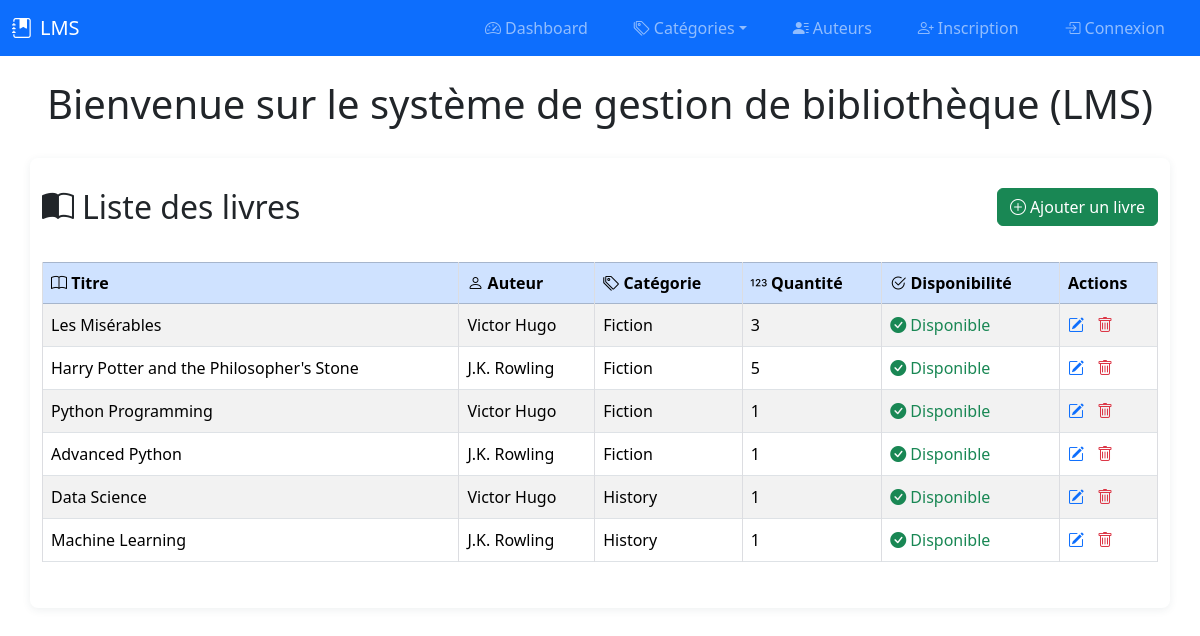
Before: / with the older database file.
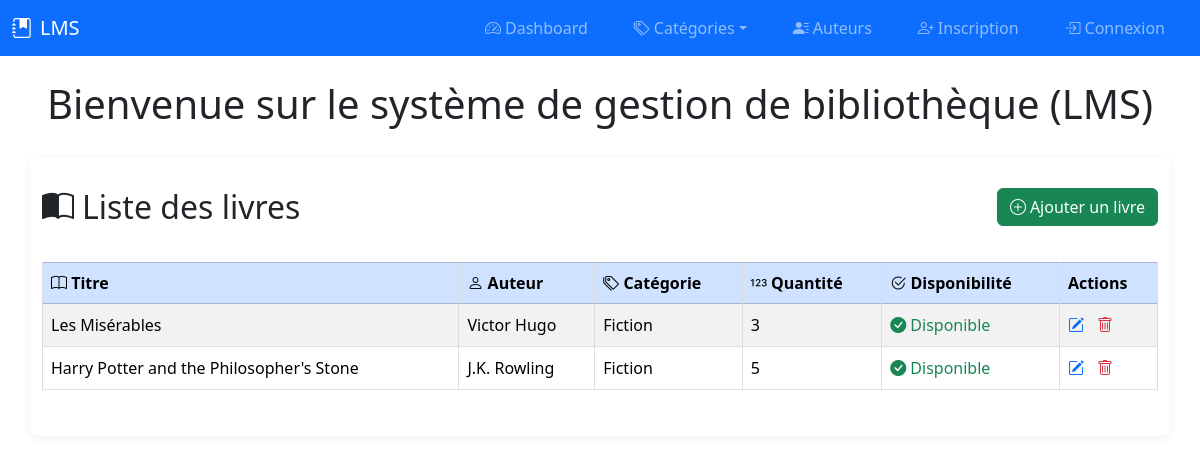
After: the same page with the newer database file.
### tables this page shows
CREATE TABLE books (
            book_id INTEGER PRIMARY KEY AUTOINCREMENT,
            title TEXT NOT NULL,
            author_id INTEGER,
            category_id INTEGER,
            isbn TEXT UNIQUE,
            publication_year INTEGER,
            publisher TEXT,
            quantity INTEGER DEFAULT 1,
            available_quantity INTEGER DEFAULT 1,
            FOREIGN KEY (author_id) REFERENCES authors (author_id),
            FOREIGN KEY (category_id) REFERENCES categories (category_id)
        );

CREATE TABLE authors (
            author_id INTEGER PRIMARY KEY AUTOINCREMENT,
            name TEXT NOT NULL,
            biography TEXT
        );

CREATE TABLE categories (
            category_id INTEGER PRIMARY KEY AUTOINCREMENT,
            name TEXT NOT NULL,
            description TEXT
        );

### app.py (the view)
@app.route('/', methods=['GET'])
def index():
    books = Book.search()
    authors = {a.author_id: a.name for a in Author.all()}
    categories = {c.category_id: c.name for c in Category.all()}
    categories_list = list(categories.items())
    return render_template('index.html', books=books, authors=authors, categories=categories, categories_list=categories_list)

### models/author.py (called while the page is built)
    @property
    def author_id(self):
        return self._get_attribute("author_id")

    @property
    def name(self):
        return self._get_attribute("name")

    @classmethod
    def all(cls):
        query = f"SELECT * FROM {cls.TABLE_NAME}"
        results = DatabaseConnection.execute_query(query)
        if results:
            conn = DatabaseConnection.get_connection()
            cursor = conn.cursor()
            cursor.execute(f"PRAGMA table_info({cls.TABLE_NAME})")
            columns = [column[1] for column in cursor.fetchall()]
            conn.close()
            return [cls(**dict(zip(columns, result))) for result in results]
        return []

### models/base_model.py (called while the page is built)
    def _get_attribute(self, name):
        return self._attributes.get(name)

    def _set_attribute(self, name, value):
        self._attributes[name] = value

    def __setattr__(self, name, value):
        if name == "_attributes":
            super().__setattr__(name, value)
        else:
            self._set_attribute(name, value)

    @property
    def __dict__(self):
        return self._attributes.copy()

### models/book.py (called while the page is built)
    @property
    def book_id(self):
        return self._get_attribute("book_id")

    @property
    def title(self):
        return self._get_attribute("title")

    @property
    def author_id(self):
        return self._get_attribute("author_id")

    @property
    def category_id(self):
        return self._get_attribute("category_id")

    @property
    def quantity(self):
        return self._get_attribute("quantity")

    @property
    def available_quantity(self):
        return self._get_attribute("available_quantity")

### models/category.py (called while the page is built)
    @property
    def category_id(self):
        return self._get_attribute("category_id")

    @property
    def name(self):
        return self._get_attribute("name")

    @classmethod
    def all(cls):
        query = f"SELECT * FROM {cls.TABLE_NAME}"
        results = DatabaseConnection.execute_query(query)
        if results:
            conn = DatabaseConnection.get_connection()
            cursor = conn.cursor()
            cursor.execute(f"PRAGMA table_info({cls.TABLE_NAME})")
            columns = [column[1] for column in cursor.fetchall()]
            conn.close()
            return [cls(**dict(zip(columns, result))) for result in results]
        return []

### utils/db_utils.py (called while the page is built)
    @classmethod
    def get_db_name(cls):
        return cls._DB_NAME

    @classmethod
    def get_connection(cls):
        return sqlite3.connect(cls.get_db_name())

### templates/index.html (shortened to what this page needs)
<!DOCTYPE html>
<html lang="fr">
<head>
    <link rel="stylesheet" href="/static/css/style.css">
    <link href="https://cdn.jsdelivr.net/npm/bootstrap@5.3.2/dist/css/bootstrap.min.css" rel="stylesheet">
    <link rel="stylesheet" href="https://cdn.jsdelivr.net/npm/bootstrap-icons@1.11.3/font/bootstrap-icons.css">
</head>
<body>
<nav class="navbar navbar-expand-lg navbar-dark bg-primary mb-4">
    <div class="container-fluid">
        <a class="navbar-brand d-flex align-items-center" href="/">
            <i class="bi bi-journal-bookmark-fill me-2"></i>LMS
        </a>
        <div class="collapse navbar-collapse" id="navbarNav">
            <ul class="navbar-nav ms-auto">
                <li class="nav-item"><a class="nav-link" href="/"><i class="bi bi-speedometer2 me-1"></i>Dashboard</a></li>
                <li class="nav-item dropdown">
                    <a class="nav-link dropdown-toggle" href="#" id="categoriesDropdown" role="button" data-bs-toggle="dropdown" aria-expanded="false"><i class="bi bi-tags me-1"></i>Catégories</a>
                </li>
                <li class="nav-item"><a class="nav-link" href="#"><i class="bi bi-person-lines-fill me-1"></i>Auteurs</a></li>
                <li class="nav-item"><a class="nav-link" href="#"><i class="bi bi-person-plus me-1"></i>Inscription</a></li>
                <li class="nav-item"><a class="nav-link" href="#"><i class="bi bi-box-arrow-in-right me-1"></i>Connexion</a></li>
            </ul>
        </div>
    </div>
</nav>
<h1 class="mb-4 text-center">Bienvenue sur le système de gestion de bibliothèque (LMS)</h1>
<main class="container">
    <div class="d-flex justify-content-between align-items-center mb-3">
        <h2 class="mb-0"><i class="bi bi-book-half me-2"></i>Liste des livres</h2>
        <button class="btn btn-success" data-bs-toggle="modal" data-bs-target="#ajouterLivreModal"><i class="bi bi-plus-circle me-1"></i>Ajouter un livre</button>
    </div>
    <div class="table-responsive">
        <table class="table table-striped table-bordered align-middle">
            <thead class="table-primary">
                <tr>
                    <th><i class="bi bi-book"></i> Titre</th>
                    <th><i class="bi bi-person"></i> Auteur</th>
                    <th><i class="bi bi-tags"></i> Catégorie</th>
                    <th><i class="bi bi-123"></i> Quantité</th>
                    <th><i class="bi bi-check2-circle"></i> Disponibilité</th>
                    <th>Actions</th>
                </tr>
            </thead>
            <tbody>
                {% for book in books %}
                <tr>
                    <td>{{ book.title }}</td>
                    <td>{{ authors.get(book.author_id, 'Inconnu') }}</td>
                    <td>{{ categories.get(book.category_id, 'Inconnue') }}</td>
                    <td>{{ book.quantity }}</td>
                    <td>{% if book.available_quantity and book.available_quantity > 0 %}<span class="text-success"><i class="bi bi-check-circle-fill me-1"></i>Disponible</span>{% else %}<span class="text-danger"><i class="bi bi-x-circle-fill me-1"></i>Emprunté</span>{% endif %}</td>
                    <td>
                        <a href="#" class="text-primary me-2 modifier-livre" data-id="{{ book.book_id }}" title="Modifier"><i class="bi bi-pencil-square"></i></a>
                        <form method="post" action="/supprimer-livre/{{ book.book_id }}" style="display:inline;">
                            <button type="submit" class="btn btn-link p-0 m-0 align-baseline text-danger" title="Supprimer" onclick="return confirm('Voulez-vous vraiment supprimer ce livre ?');">
                                <i class="bi bi-trash"></i>
                            </button>
                        </form>
                    </td>
                </tr>
                {% endfor %}
            </tbody>
        </table>
    </div>
</main>
</body>
</html>

### static/css/style.css (style rules this page uses)
body { font-family: Arial, sans-serif; background-color: #f5f6fa; margin: 0; padding: 0; }
nav { background-color: #273c75; padding: 10px 0; }
nav ul { list-style: none; margin: 0; padding: 0; display: flex; justify-content: center; position: relative; }
nav ul li { margin: 0 15px; position: relative; }
nav ul li a { color: #fff; text-decoration: none; font-weight: bold; font-size: 16px; transition: color 0.2s; }
main { max-width: 900px; margin: 30px auto; background: #fff; padding: 30px; border-radius: 8px; box-shadow: 0 2px 8px rgba(44, 62, 80, 0.08); }
h1 { color: #273c75; margin-top: 0; }
table { width: 100%; border-collapse: collapse; margin-top: 20px; }
table th, table td { border: 1px solid #dcdde1; padding: 10px; text-align: left; }
table th { background-color: #f1f2f6; color: #353b48; }
table tr:nth-child(even) { background-color: #f9f9f9; }

Changed rows visible on the page:
removed books: title "Python Programming", {{ authors.get(book.author_id, 'Inconnu') }} "Victor Hugo", {{ categories.get(book.category_id, 'Inconnue') }} "Fiction", quantity "1", available_quantity 1 (drawn)
removed books: title "Advanced Python", {{ authors.get(book.author_id, 'Inconnu') }} "J.K. Rowling", {{ categories.get(book.category_id, 'Inconnue') }} "Fiction", quantity "1", available_quantity 1 (drawn)
removed books: title "Data Science", {{ authors.get(book.author_id, 'Inconnu') }} "Victor Hugo", quantity "1", available_quantity 1 (drawn)
no longer on this page (row unchanged): categories: get "History"
removed books: title "Machine Learning", {{ authors.get(book.author_id, 'Inconnu') }} "J.K. Rowling", quantity "1", available_quantity 1 (drawn)
